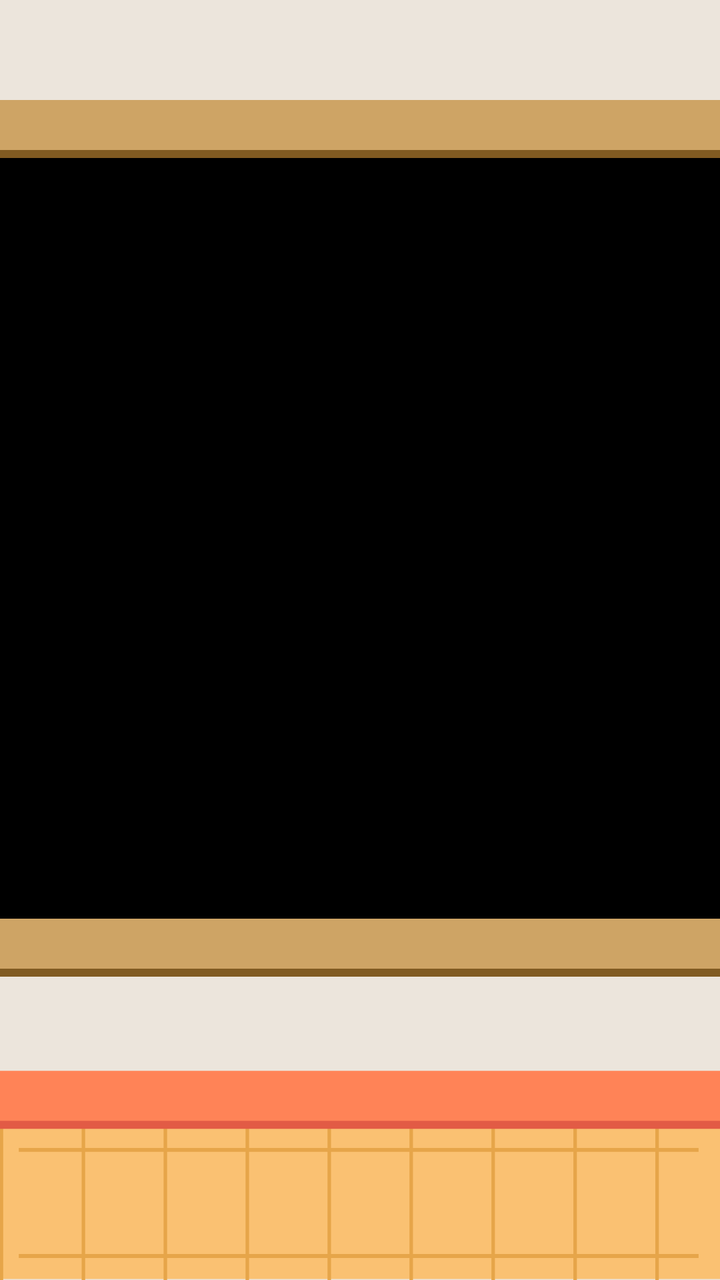
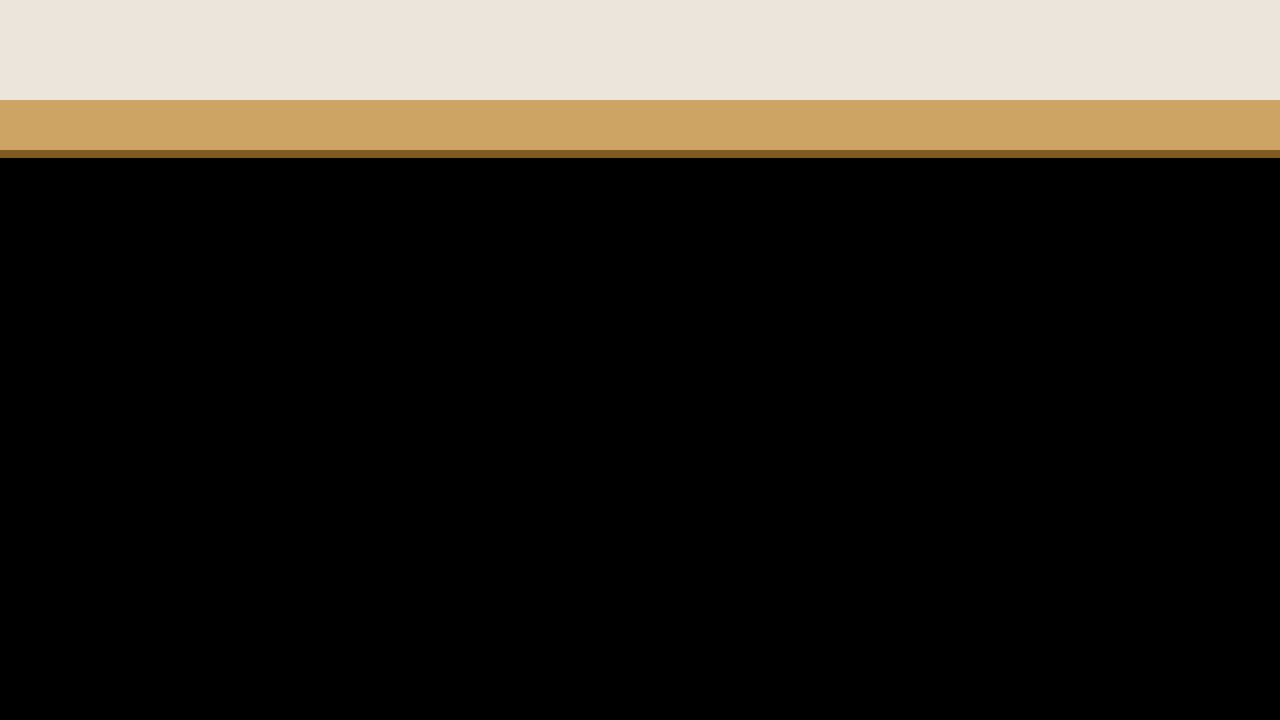

The same Android screen from two of the app's own layout files: first res/layout/ as a phone draws it, then the author's variant for another configuration, drawn on a device whose configuration selects that folder. Both files follow.
<!-- AndroidManifest.xml: application theme AppTheme -->
<!-- res/layout/fragment_menu.xml -->
<?xml version="1.0" encoding="utf-8"?>
<androidx.constraintlayout.widget.ConstraintLayout
    xmlns:android="http://schemas.android.com/apk/res/android"
    xmlns:app="http://schemas.android.com/apk/res-auto"
    xmlns:tools="http://schemas.android.com/tools"
    android:background="@color/menu_background"
    android:layout_width="match_parent"
    android:layout_height="match_parent">

    <ImageView
        android:scaleType="fitXY"
        android:id="@+id/imageView"
        android:layout_width="match_parent"
        android:layout_height="wrap_content"
        android:layout_marginTop="50dp"
        android:src="@drawable/header"
        app:layout_constraintEnd_toEndOf="parent"
        app:layout_constraintHorizontal_bias="0.0"
        app:layout_constraintStart_toStartOf="parent"
        app:layout_constraintBottom_toTopOf="@id/content_container"
        app:layout_constraintTop_toTopOf="parent" />

    <FrameLayout
        android:id="@+id/content_container"
        android:background="@color/black"
        android:layout_width="match_parent"
        android:layout_height="0dp"
        app:layout_constraintBottom_toTopOf="@+id/imageView2"
        app:layout_constraintEnd_toEndOf="parent"
        app:layout_constraintStart_toStartOf="parent"
        app:layout_constraintTop_toBottomOf="@+id/imageView">

        <androidx.recyclerview.widget.RecyclerView
            android:id="@+id/md_recyclerview_content"
            android:layout_width="match_parent"
            android:layout_height="match_parent"/>

    </FrameLayout>

    <ImageView
        android:scaleType="fitXY"
        android:id="@+id/imageView2"
        android:layout_width="match_parent"
        android:layout_height="wrap_content"
        android:src="@drawable/footer"
        app:layout_constraintBottom_toBottomOf="parent"
        app:layout_constraintEnd_toEndOf="parent"
        app:layout_constraintStart_toStartOf="parent" />

</androidx.constraintlayout.widget.ConstraintLayout>
<!-- resources referenced by this layout -->
<resources>
  <color name="black">#000000</color>
  <color name="menu_background">#ECE5DC</color>
  <!-- drawable footer: vector/xml drawable (drawable, 2748 chars, omitted) -->
  <!-- drawable header (drawable) -->
  <vector xmlns:android="http://schemas.android.com/apk/res/android"
      android:width="412dp"
      android:height="29dp"
      android:viewportWidth="412"
      android:viewportHeight="29">
    <path
        android:pathData="M0,4h412v25h-412z"
        android:fillColor="#815b22"/>
    <path
        android:pathData="M0,0h412v25h-412z"
        android:fillColor="#cea465"/>
  </vector>
  <style name="AppTheme" parent="Theme.AppCompat.Light.NoActionBar">
          
          <item name="colorPrimary">@color/colorPrimary</item>
          <item name="colorPrimaryDark">@color/colorPrimaryDark</item>
          <item name="colorAccent">@color/colorAccent</item>
      </style>
  <color name="colorPrimary">#89D5C9</color>
  <color name="colorPrimaryDark">#000000</color>
  <color name="colorAccent">#FFFFFF</color>
</resources>
<!-- res/layout-land/fragment_menu.xml (the author's variant of the layout above) -->
<!-- drawn on the phone turned sideways -->
<?xml version="1.0" encoding="utf-8"?>
<androidx.constraintlayout.widget.ConstraintLayout
    xmlns:android="http://schemas.android.com/apk/res/android"
    xmlns:app="http://schemas.android.com/apk/res-auto"
    xmlns:tools="http://schemas.android.com/tools"
    android:background="@color/menu_background"
    android:layout_width="match_parent"
    android:layout_height="match_parent">

    <ImageView
        android:scaleType="fitXY"
        android:id="@+id/imageView"
        android:layout_width="match_parent"
        android:layout_height="wrap_content"
        android:layout_marginTop="50dp"
        android:src="@drawable/header"
        app:layout_constraintEnd_toEndOf="parent"
        app:layout_constraintHorizontal_bias="0.0"
        app:layout_constraintStart_toStartOf="parent"
        app:layout_constraintBottom_toTopOf="@id/content_container"
        app:layout_constraintTop_toTopOf="parent" />

    <LinearLayout
        android:id="@+id/content_container"
        android:layout_width="match_parent"
        android:layout_height="0dp"
        android:background="@color/black"
        android:gravity="center_horizontal"
        app:layout_constraintBottom_toBottomOf="parent"
        app:layout_constraintEnd_toEndOf="parent"
        app:layout_constraintStart_toStartOf="parent"
        app:layout_constraintTop_toBottomOf="@+id/imageView">

        <androidx.recyclerview.widget.RecyclerView
            android:id="@+id/menu_recyclerview_content"
            android:layout_width="match_parent"
            android:layout_height="match_parent" />

    </LinearLayout>


</androidx.constraintlayout.widget.ConstraintLayout>
<!-- resources referenced by the variant -->
<!-- as the phone turned sideways resolves them -->
<resources>
  <color name="black">#000000</color>
  <color name="menu_background">#ECE5DC</color>
  <!-- drawable header (drawable) -->
  <vector xmlns:android="http://schemas.android.com/apk/res/android"
      android:width="412dp"
      android:height="29dp"
      android:viewportWidth="412"
      android:viewportHeight="29">
    <path
        android:pathData="M0,4h412v25h-412z"
        android:fillColor="#815b22"/>
    <path
        android:pathData="M0,0h412v25h-412z"
        android:fillColor="#cea465"/>
  </vector>
  <style name="AppTheme" parent="Theme.AppCompat.Light.NoActionBar">
          
          <item name="colorPrimary">@color/colorPrimary</item>
          <item name="colorPrimaryDark">@color/colorPrimaryDark</item>
          <item name="colorAccent">@color/colorAccent</item>
      </style>
  <color name="colorPrimary">#89D5C9</color>
  <color name="colorPrimaryDark">#000000</color>
  <color name="colorAccent">#FFFFFF</color>
</resources>
